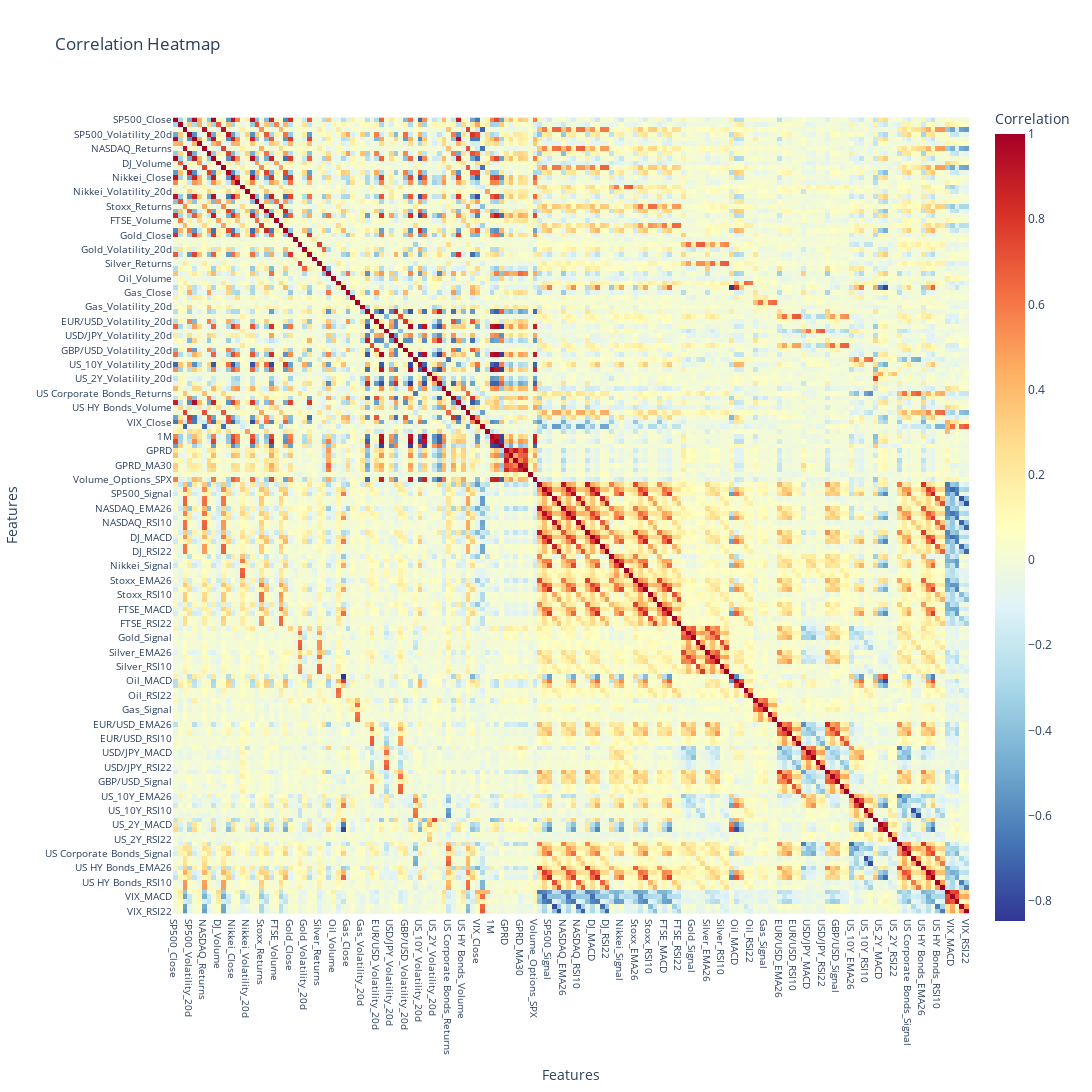

Notebook cell for this chart:
### Code cell
# Create the heatmap
fig = px.imshow(
    df_corr,
    text_auto=False,  # Display correlation values on the heatmap
    color_continuous_scale='RdYlBu_r',  # Choose a color scale
    labels=dict(x="Features", y="Features", color="Correlation"),
    title="Correlation Heatmap"
)

# Customize layout
fig.update_layout(
    xaxis_title="Features",
    yaxis_title="Features",
    width=1500,
    height=1500,
    xaxis=dict(tickfont=dict(size=10)),  # Reduce x-axis label size
    yaxis=dict(tickfont=dict(size=10))   # Reduce y-axis label size
)

# Show the plot
fig.show()

### Figure 1 — Plotly figure (JSON) as saved in the notebook; plotly's stock layout.template omitted (floating-point values rounded to 4 significant figures; data arrays with more than 128 entries replaced by an {"elided": "..."} marker saying what was removed)
{"data": [{"coloraxis": "coloraxis", "hovertemplate": "Features: %{x}<br>Features: %{y}<br>Correlation: %{z}<extra></extra>", "name": "0", "type": "heatmap", "x": {"elided": "166 str values"}, "xaxis": "x", "y": {"elided": "166 str values"}, "yaxis": "y", "z": {"elided": "166x166 float values"}}], "layout": {"coloraxis": {"colorbar": {"title": {"text": "Correlation"}}, "colorscale": [[0, "rgb(49,54,149)"], [0.1, "rgb(69,117,180)"], [0.2, "rgb(116,173,209)"], [0.3, "rgb(171,217,233)"], [0.4, "rgb(224,243,248)"], [0.5, "rgb(255,255,191)"], [0.6, "rgb(254,224,144)"], [0.7, "rgb(253,174,97)"], [0.8, "rgb(244,109,67)"], [0.9, "rgb(215,48,39)"], [1, "rgb(165,0,38)"]]}, "height": 1500, "title": {"text": "Correlation Heatmap"}, "width": 1500, "xaxis": {"anchor": "y", "constrain": "domain", "domain": [0, 1], "scaleanchor": "y", "tickfont": {"size": 10}, "title": {"text": "Features"}}, "yaxis": {"anchor": "x", "autorange": "reversed", "constrain": "domain", "domain": [0, 1], "tickfont": {"size": 10}, "title": {"text": "Features"}}}}
